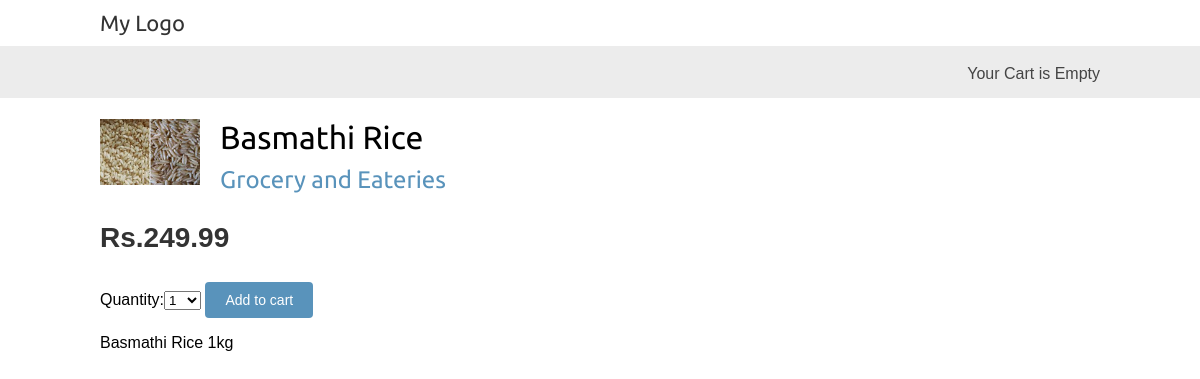
Screenshot of /5/basmathi-rice/ with the database file from the repository.
### myshop/models.py (models this page shows, shortened)
class Product(models.Model):
    category = models.ForeignKey(Category,related_name = 'products',on_delete = models.CASCADE)
    name = models.CharField(max_length = 200,db_index = True)
    slug = models.SlugField(max_length = 200,db_index = True)
    image = models.ImageField(upload_to = 'products/%Y/%m/%d',blank = True)
    description = models.TextField(blank = True)
    price = models.DecimalField(max_digits = 10,decimal_places = 2)
    available = models.BooleanField(default = True)
    created = models.DateTimeField(auto_now_add = True)
    updated = models.DateTimeField(auto_now = True)
    class Meta :
        ordering = ('name',)
        index_together = (('id','slug'),)

class Category(models.Model) :
    name = models.CharField(max_length = 200,db_index = True)
    slug = models.SlugField(max_length = 20,unique = True)
    class Meta:
        ordering = ('name',)
        verbose_name = "category"
        verbose_name_plural = 'categories'
    def __str__(self) :
        return self.name
    def get_absolute_url(self):
        return reverse('myshop:product_list_by_category',args = [self.slug])

### myshop/views.py (the view)
# urls.py: path('<int:id>/<slug:slug>/',views.product_detail,name = 'product_detail'),
def product_detail(request,id,slug):
    product = get_object_or_404(Product,id = id,slug = slug,available = True)
    cart_product_form = CartAddProductForm()
    return render(request,'shop/products/detail.html',{'product' : product,'cart_product_form': cart_product_form})

### cartapp/forms.py
class CartAddProductForm(forms.Form) :
    quantity = forms.TypedChoiceField(choices = PRODUCT_QUANTITY_CHOICES,coerce = int)
    override = forms.BooleanField(required = False,initial = False,widget = forms.HiddenInput)

### cartapp/cart.py (called while the page is built)
    def __len__(self):
        return sum(item['quantity'] for item in self.cart.values())

### cartapp/context_processors.py (called while the page is built)
def cart(request):
    return {'cart' :Cart(request)}

### myshop/templates/shop/products/detail.html (shortened to what this page needs)
{% extends "shop/base.html" %}
{% load static %}
{% block content %}
    <div class="product-detail">
        <img src = "{% if product.image %}{{product.image.url}}{% else %}{% static  "img/no_image.png" %}{% endif %}">
        <h1>{{product.name}}</h1>
        <h2>
            <a href = "{{product.category.get_absolute_url}}">
            {{product.category}}
            </a>
        </h2>
        <p class = "price">Rs.{{product.price}}</p>
        <form action="{% url "cart:cart_add" product.id %}" method="post">
            {{ cart_product_form }}
            <input type="submit" value="Add to cart">
        </form>
        {{product.description|linebreaks}}
    </div>
{% endblock content %}

### myshop/static/css/base.css (style rules this page uses)
body { margin:0; padding:0; font-family:helvetica, sans-serif; }
h1, h2, h3, h4, h5 , h6 { font-family: 'Ubuntu', sans-serif; font-weight:normal; }
a { text-decoration:none; color:#5993bb; }
a.button, input[type="submit"] { color:#fff; background:#5993bb; border-radius:4px; padding:10px 20px; font-size:14px; border:0; }
.product-detail { text-align:justify; }
.product-detail .price { color:#333; font-size:28px; font-weight:bold; }
.product-detail img { width:100px; float:left; padding:0 20px 20px 0; }
.product-detail h1 { margin-bottom:0; }
.product-detail h2 { margin-top:10px; }

### rows the page displays
Product: image (picture), name "Basmathi Rice", category "Grocery and Eateries", price "249.99", description "Basmathi Rice 1kg"
